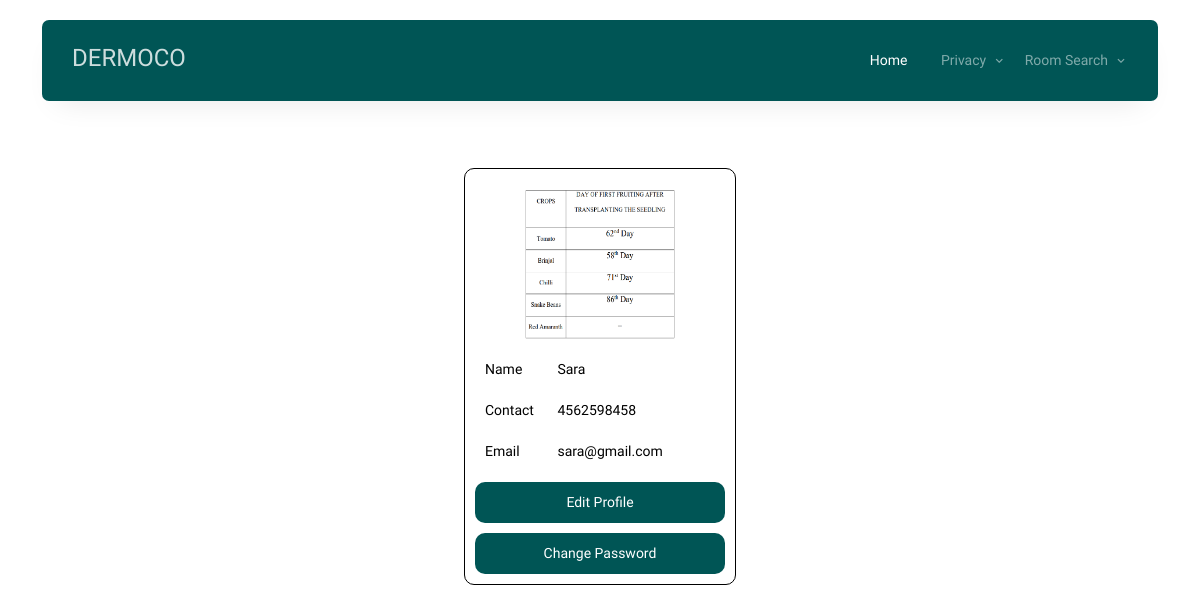
The page /Project/User/MyProfile.php (signed in) on the database its author committed.
### tables this page shows
CREATE TABLE `tbl_user` (
  `user_id` int(11) NOT NULL auto_increment,
  `user_name` varchar(100) NOT NULL,
  `user_contact` varchar(100) NOT NULL,
  `user_email` varchar(100) NOT NULL,
  `user_photo` varchar(100) NOT NULL,
  `user_proof` varchar(500) NOT NULL,
  `user_password` varchar(100) NOT NULL,
  `place_id` int(11) NOT NULL,
  PRIMARY KEY  (`user_id`)
);

### Project/User/MyProfile.php (the view, shortened to what this page needs)
<!DOCTYPE html PUBLIC "-//W3C//DTD XHTML 1.0 Transitional//EN" "http://www.w3.org/TR/xhtml1/DTD/xhtml1-transitional.dtd">
<html xmlns="http://www.w3.org/1999/xhtml">
<head>
</head>
<body>
<?php
include("Head.php");
?>
<br><br><br><br><br><br><br><br>
<?php
 $sel="select * from tbl_user where user_id='".$_SESSION["uid"]."'";
$datauser=mysql_query($sel);
$rowuser=mysql_fetch_array($datauser);
?>
<div style="display:flex; justify-content:center; align-items:center">
 <div style="border: 1px black solid; width:fit-content; padding:10px ;border-radius:10px">
 <table width="250" cellpadding="10px" style="color: black;">
    <tr>
      <td colspan="2" align="center"><img src="../Assets/Files/UserDocs/<?php echo $rowuser['user_photo'] ?>" width="150" height="150"/></td>
    </tr>
    <tr>
      <td width="51">Name</td>
      <td width="283"><label for="txt1"></label>
      <?php echo $rowuser["user_name"] ?>
      </td>
    </tr>
    <tr>
      <td>Contact</td>
      <td><label for="txt2"></label>
      <?php
	  echo $rowuser["user_contact"];
	  ?>
      </td>
    </tr>
    <tr>
      <td>Email</td>
      <td><label for="txt3"></label>
      <?php
	  echo $rowuser["user_email"];
	  ?>
      </td>
    </tr>
  </table>
  <div ><a href="EditProfile.php" class="pro">Edit Profile</a></div>
  <div><a href="ChangePassword.php" class="pro">Change Password</a></div>
 </div>
 </div>
  <br><br><br><br><br><br><br><br>
</body>
</html>

### Project/User/MyProfile.php (style rules this page uses)
.pro { background-color: #005555; color: white; padding: 10px; border-radius: 10px; border: none; display:flex; margin-top:10px; justify-content:center; align-items:center; }

### rows shown on the page
tbl_user: user_photo (picture), user_name "Sara", user_contact "4562598458", user_email "sara@gmail.com"
